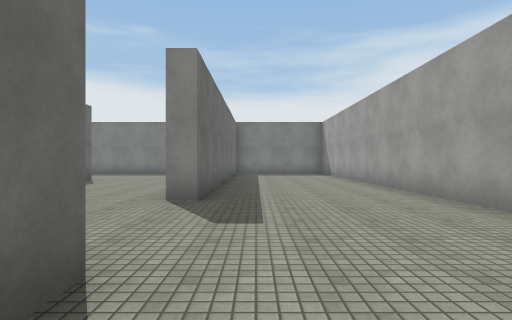
[1] (above)

24 first-person views from a walk through a 3-D level made in the Unity game engine. The camera is 1.3 m above the floor, looks level and sees 80° across. The floor is counted in squares, 2 m on a side. Each view is taken from the middle of a square. On the plan, view 1 faces up. The plan holds only what a view shows up to about 10 squares ahead; the rest is blank. The place goes on beyond the plan. The player character is not drawn. Surface patterns are stand-ins for the level's own textures.

[2]
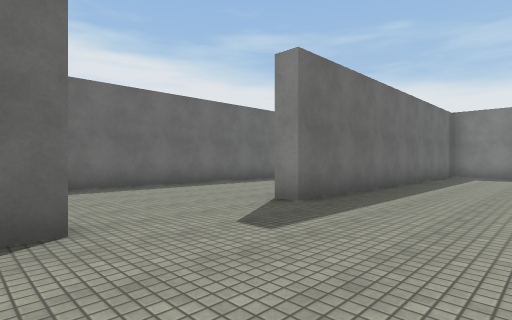

[3]
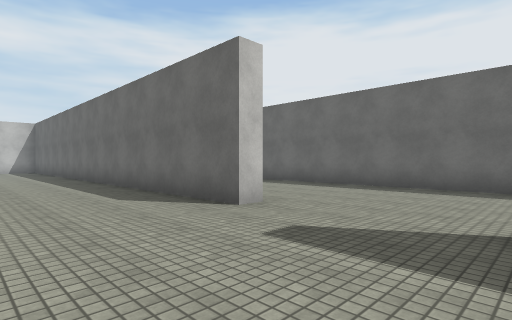

[4]
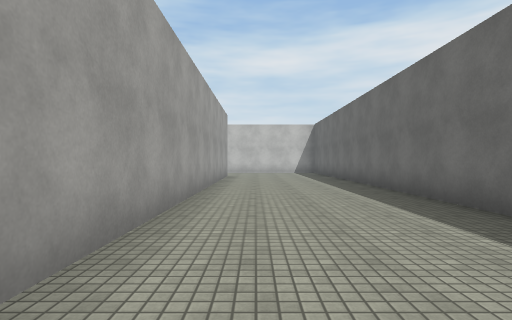

[5]
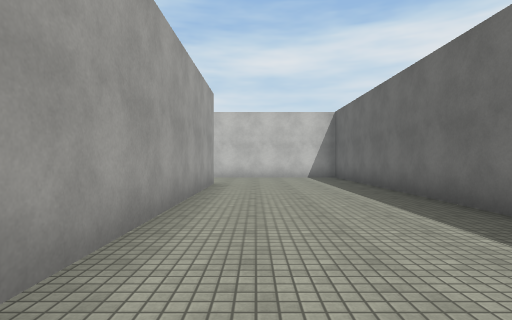

[6]
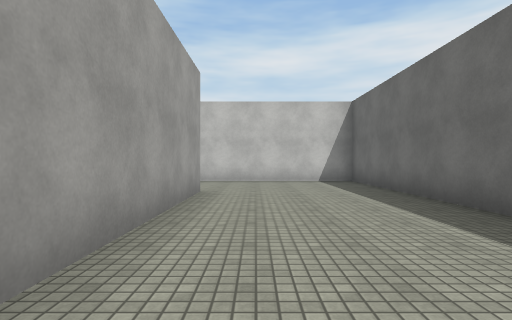

[7]
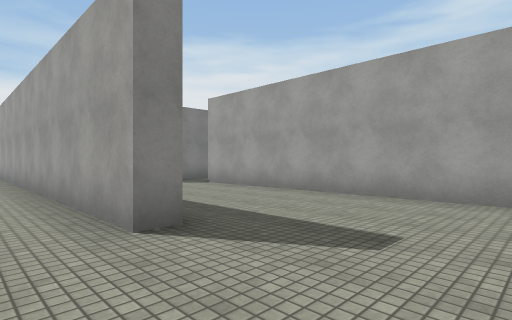

[8]
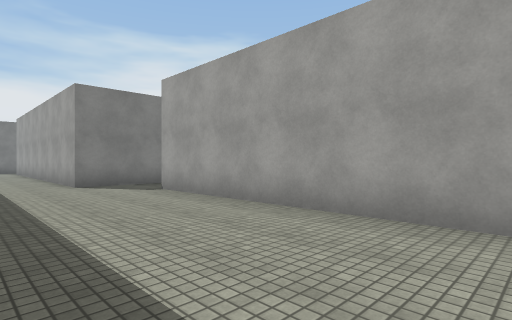

[9]
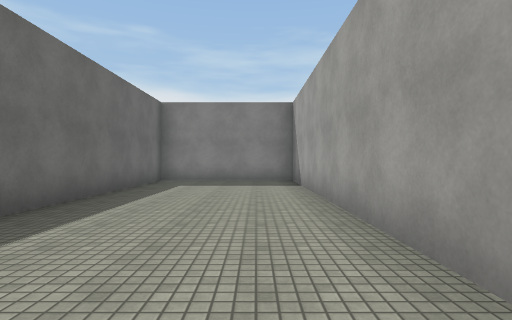

[10]
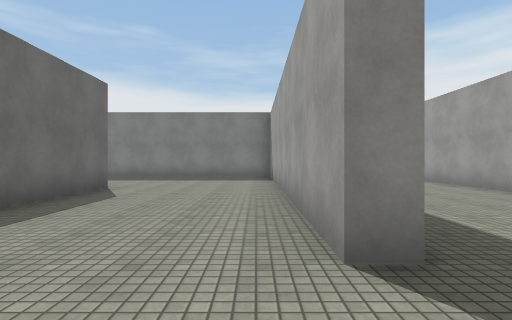

[11]
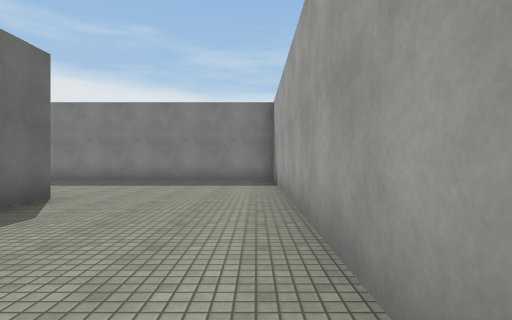

[12]
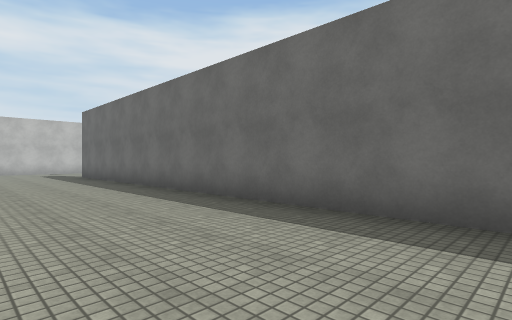

[13]
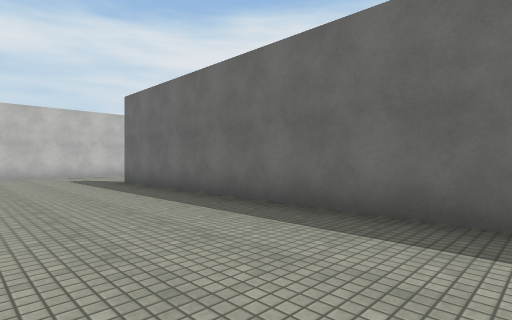

[14]
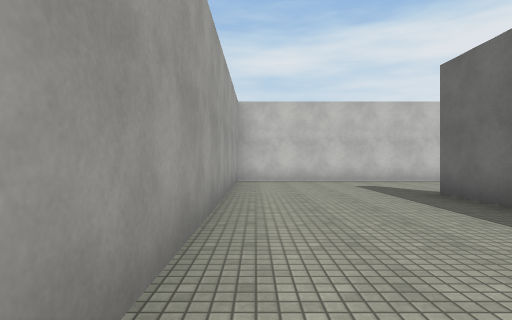

[15]
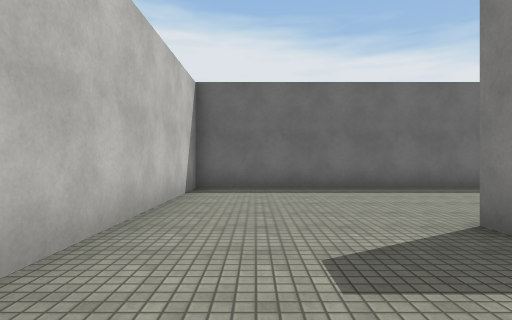

[16]
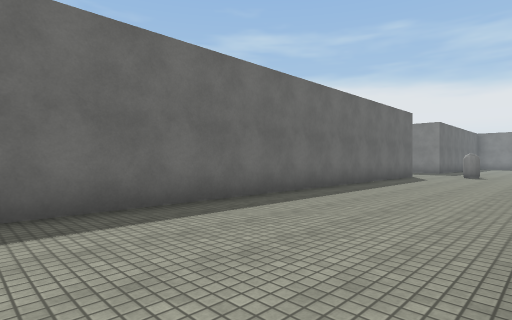

[17]
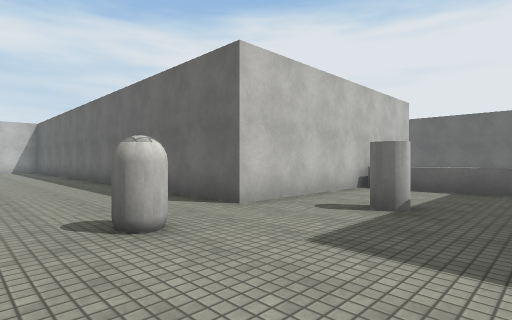

[18]
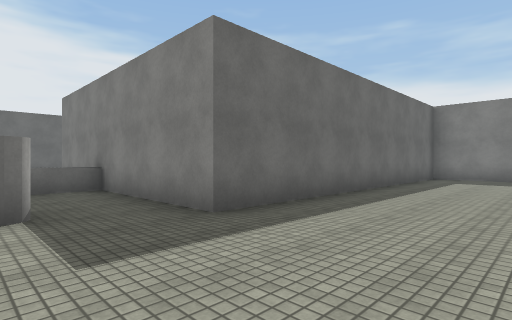

[19]
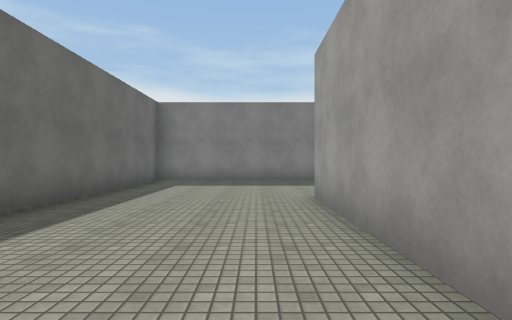

[20]
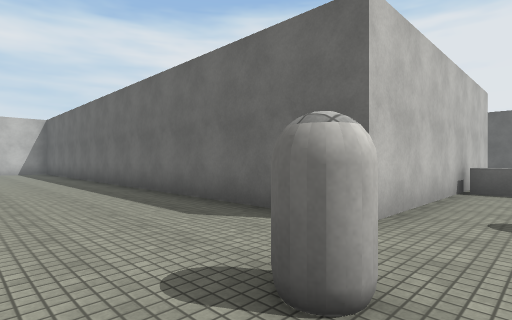

[21]
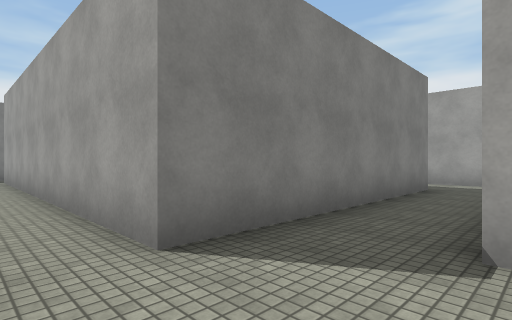

[22]
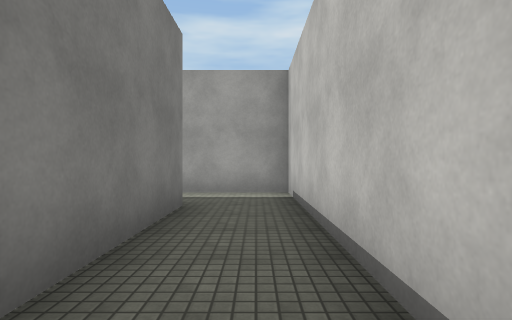

[23]
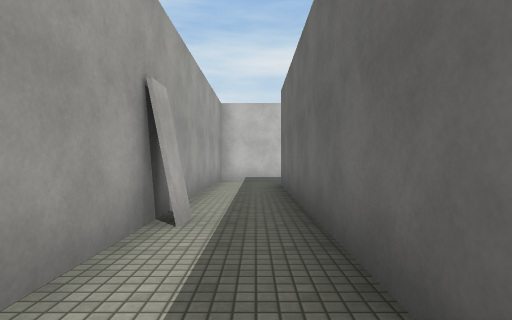

[24]
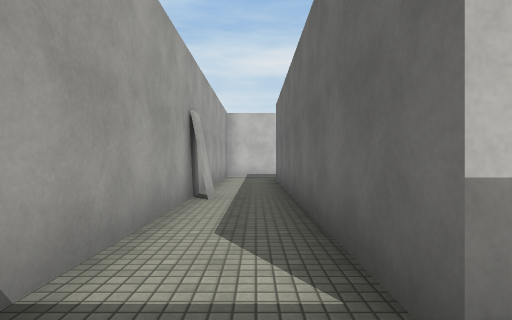

### Floor plan
Key: @ floor where view 1 was taken; # wall or solid block; . floor; ^ raised ledge; C cylinder; A capsule.
Columns run from 16 left of view 1 to 14 right of it. Each row starts with its distance up from view 1.
 15       ###############
 14       #........#....#
 13       #........#....#
 12       #........#....#
 11       #........#....#
 10       #...#....#....#
  9       #...#....#....#
  8       #...#....#....#
  7       #...#....#....#
  6    ####...#....#....#        .
  5 ##^.......#....#....# #     #.#
  4   ^.......#.........# #     #.#
  3   ^..C....#.........  #     #.#
  2 ##^.....A.#........   #     #.#
  1    ####...#....#....# #     #.#
  0       #...#....#@...#.#     #.#
 -1       #...#....#....#.#     #.#
 -2       #...#....#....#.#     #.#
 -3       #...#....#....#.##    #.#
 -4       #...#....#....#..######.#
 -5       #...#....#....#.........#
 -6       #...#....#....#...#######
 -7       #...#....#....#...#
 -8       #...#....#....#...#
 -9       #...#....#....#...#
-10       #........#....#...#
-11       #........#........#
-12       #........#........#
-13       #........#........#
-14       ###############

Positions as (right, up) in squares from view 1, and headings:
1: (0, 0), facing up
2: (2, 1), facing up-left
3: (2, 5), facing down-left
4: (2, 2), facing down
5: (2, -2), facing down
6: (2, -4), facing down
7: (2, -13), facing up-right
8: (4, -12), facing up-right
9: (2, 5), facing up
10: (-2, 3), facing up
11: (-2, 5), facing up
12: (-2, 3), facing down-left
13: (-2, -1), facing down-left
14: (-2, -4), facing down
15: (-3, -12), facing left
16: (-6, -11), facing up-left
17: (-7, 5), facing down-left
18: (-7, 3), facing up-left
19: (-7, 5), facing up
20: (-7, 3), facing down-left
21: (5, -6), facing up-right
22: (8, -5), facing right
23: (13, 4), facing down
24: (13, 6), facing down
